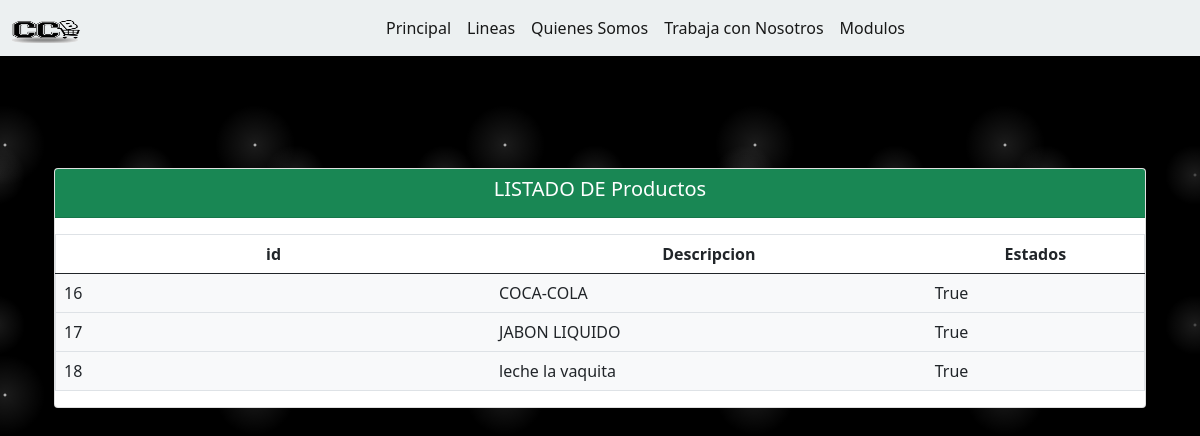
Screenshot of /sa/productos with the database file from the repository.
### Ventas/models.py (models this page shows, shortened)
class Productos(models.Model):
    id = models.AutoField(primary_key=True)
    nombre = models.CharField(max_length=100, blank=False,null=True)
    categoria = models.ForeignKey(Categoria, on_delete=models.CASCADE)
    estado = models.BooleanField(default=True)
    fecha_creacion = models.DateTimeField(auto_now_add=False, auto_now=True)
    class Meta:
        verbose_name="Productos"
        verbose_name_plural="Productos"
        ordering = ['nombre']

### Ventas/views/productos/views.py (the view)
# urls.py: path('productos',ProductosListView.as_view(),name='productos'),
class ProductosListView(ListView):
    template_name = "productos/list.html"
    model = Productos
    context_object_name = 'productos'
    paginate_by = 6
    def get_queryset(self):
        query = self.request.GET.get("query")
        print(query)
        if query:
            return self.model.objects.filter(nombres__icontains=query)
        else:
            return self.model.objects.all()
    def get_context_data(self, **kwargs):
        context = super().get_context_data(**kwargs)
        context['titulo'] = 'LISTADO DE Productos'
        return context

### Ventas/templates/productos/list.html (shortened to what this page needs)
{% load static %}
{% load static %}
{% block css %} <link rel="stylesheet" href="{% static 'css/formulario.css' %}"> {% endblock %}
    <link rel="stylesheet" href="{% static 'css/main.css' %}">
    <link rel="stylesheet" href="{% static 'css/header.css' %}">
<link rel="stylesheet" href="{% static 'css/estilos.css' %}">
<link href="https://cdn.jsdelivr.net/npm/bootstrap@5.0.2/dist/css/bootstrap.min.css" rel="stylesheet">
    <header>
        {% block header %}
            {% include 'header.html' %}
        {% endblock %}
        {% block headcss %}
            </header>
        <link rel="stylesheet" href="{% static 'css/estilos.css' %}">
    {% endblock %}
</head>
<body>
    <div class="container py-5">
    </div>
    <div class="container py-5">
    <form class="container text-dark" method="post" action="" enctype="multipart/form-data">
       <div class="card card-primary">
            <div class="card-header bg-success">
                <h5 class="card-title text-center text-white">
                   {{ titulo }}
                </h5>
            </div>
            <div class="card-body row g-3">
            </div>
       <table class="table table-hover" id="consulta-est" border="1">
       {% block columns %}
    <tr class="text-center">
        <th scope="col" style="width: 20%;">id</th>
        <th scope="col" style="width: 20%;">Descripcion</th>
        <th scope="col" style="width: 10%;">Estados</th>
{% endblock %}
              <tbody class="detalle-est bg-light" id="detalle-est">
                {% for departamento in productos %}
                <tr>
                    <td>{{departamento.id}}</td>
                    <td>{{departamento.nombre}}</td>
                    <td>{{departamento.estado}}</td>
                </tr>
                {% endfor %}
            </tbody>
          </table>
        </div>
    </form>

### Ventas/templates/productos/list.html (style rules this page uses)
body { background-color:black; background-image: radial-gradient(white, rgba(255,255,255,.2) 2px, transparent 40px), radial-gradient(white, rgba(255,255,255,.15) 1px, transparent 30px), radial-gradient(white, rgba(255,255,255,.1) 2px, transparent 40px), radial-gradient(rgba(255,255,255,.4), rgba(255,255,255,.1) 2px, transparent 30px); background-size: 550px 550px, 350px 350px, 250px 250px, 150px 150px; background-position: 0 0, 40px 60px, 130px 270px, 70px 100px; color: #171a4a; }

### rows the page displays
Productos: id "16", nombre "COCA-COLA", estado "True"
Productos: id "17", nombre "JABON LIQUIDO", estado "True"
Productos: id "18", nombre "leche la vaquita", estado "True"

### other values shown
{{ titulo }} "LISTADO DE Productos"
